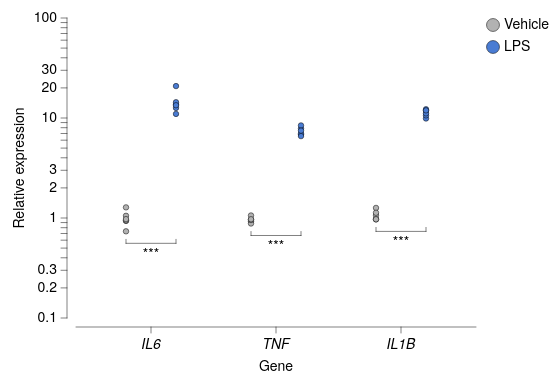

Write a Vega-Lite specification for this figure.
### Vega-Lite specification from a JSON file in a GitHub repository (floating-point values rounded to 4 significant figures)
{"background": null, "config": {"arc": {"fill": "#DBDBDB", "fillOpacity": 1.0, "innerRadius": 37.5, "padAngle": 0.03, "stroke": "black", "strokeOpacity": 1, "strokeWidth": 0.25}, "area": {"fill": "#DBDBDB", "fillOpacity": 1.0, "stroke": "black", "strokeOpacity": 1, "strokeWidth": 0.25}, "axis": {"domain": true, "domainCap": "round", "domainColor": "black", "domainWidth": 0.25, "grid": false, "gridCap": "round", "gridColor": "#F1F1F1", "gridDash": [0, 0], "gridOpacity": 1.0, "gridWidth": 0.25, "labelColor": "black", "labelFont": "Helvetica Neue, HelveticaNeue, Helvetica, Arial, sans-serif", "labelFontSize": 7, "labelFontStyle": "normal", "labelFontWeight": 400, "offset": 4.5, "ticks": true, "tickCap": "round", "tickColor": "black", "tickRound": false, "tickSize": 3, "tickWidth": 0.25, "titleColor": "black", "titleFont": "Helvetica Neue, HelveticaNeue, Helvetica, Arial, sans-serif", "titleFontSize": 7, "titleFontStyle": "normal", "titleFontWeight": 400}, "axisX": {"domain": true, "labelAlign": "center", "labelAngle": 0, "labels": true, "ticks": true, "translate": 0}, "axisY": {"domain": true, "labelAlign": "right", "labelAngle": 0, "labels": true, "ticks": true, "translate": 0}, "axisRight": {"domain": true, "labelAlign": "left", "labelAngle": 0, "labels": true, "ticks": true, "translate": 0}, "axisTop": {"domain": true, "labelAlign": "center", "labelAngle": 0, "labels": true, "ticks": true, "translate": 0}, "axisBand": {"tickOffset": 0}, "bar": {"fill": "#DBDBDB", "fillOpacity": 1.0, "stroke": "black", "strokeOpacity": 1, "strokeWidth": 0.25}, "boxplot": {"size": 13.5, "ticks": {"cornerRadius": 0.25, "fill": "black", "opacity": 1, "size": 6.75, "thickness": 0.25}, "box": {"fillOpacity": 1.0, "stroke": "black", "strokeOpacity": 1, "strokeWidth": 0.25}, "median": {"cornerRadius": 0, "fill": "black", "fillOpacity": 1.0, "opacity": 1, "size": 13.5, "thickness": 0.25}, "rule": {"fill": "black", "fillOpacity": 1.0, "size": 15.0, "stroke": "black", "strokeDash": [0, 0], "strokeOpacity": 1, "strokeWidth": 0.25}, "outliers": {"color": "black", "fill": "black", "fillOpacity": 1.0, "size": 0, "stroke": "black", "strokeOpacity": 1, "strokeWidth": 0.25}}, "circle": {"fill": "black", "fillOpacity": 1.0, "size": 1.875, "stroke": null, "strokeOpacity": 1, "strokeWidth": 0.25}, "errorband": {"band": {"fillOpacity": 0.6, "stroke": null, "strokeWidth": 0.25, "strokeOpacity": 1}, "borders": {"opacity": 0, "strokeOpacity": 0.25, "strokeWidth": 1}}, "errorbar": {"opacity": 1, "rule": {"strokeDash": [0, 0], "strokeWidth": 0.25}, "ticks": {"color": "black", "cornerRadius": 0.125, "opacity": 1, "size": 9.0, "thickness": 0.25}, "thickness": 0.25}, "font": "Helvetica Neue, HelveticaNeue, Helvetica, Arial, sans-serif", "geoshape": {"fill": "#DBDBDB", "fillOpacity": 1.0, "stroke": "black", "strokeOpacity": 1, "strokeWidth": 0.25}, "header": {"labelColor": "black", "labelFont": "Helvetica Neue, HelveticaNeue, Helvetica, Arial, sans-serif", "labelFontSize": 7, "labelFontStyle": "normal", "labelFontWeight": 400, "titleColor": "black", "titleFont": "Helvetica Neue, HelveticaNeue, Helvetica, Arial, sans-serif", "titleFontSize": 7, "titleFontStyle": "normal", "titleFontWeight": 400, "titlePadding": 0}, "legend": {"disable": false, "offset": 4.5, "titlePadding": 4, "labelOffset": 2, "gradientLabelOffset": 2, "gradientLength": 75.0, "gradientThickness": 7.5, "gradientOpacity": 1.0, "gradientStrokeColor": "black", "gradientStrokeWidth": 0.25, "labelColor": "black", "labelFont": "Helvetica Neue, HelveticaNeue, Helvetica, Arial, sans-serif", "labelFontSize": 7, "labelFontStyle": "normal", "labelFontWeight": 400, "strokeColor": "black", "strokeWidth": 0, "symbolSize": 42, "symbolStrokeColor": "black", "symbolStrokeWidth": 0.25, "titleColor": "black", "titleFont": "Helvetica Neue, HelveticaNeue, Helvetica, Arial, sans-serif", "titleFontSize": 7, "titleFontStyle": "normal", "titleFontWeight": 400}, "line": {"color": "black", "stroke": "black", "strokeCap": "butt", "strokeDash": [0, 0], "strokeOpacity": 1, "strokeWidth": 0.5}, "point": {"filled": true, "fill": "#DBDBDB", "fillOpacity": 1.0, "size": 7.5, "stroke": "black", "strokeOpacity": 1, "strokeWidth": 0.25}, "range": {"category": ["#B2B2B2", "#4A7CD3", "#008542", "#664CAF", "#509F98", "#636363", "#284F93", "#005226", "#382864", "#285753"], "diverging": {"scheme": ["#443E60", "#5F597E", "#7C759B", "#9994B6", "#B7B4CC", "#D6D5DC", "#F6F6F6", "#D1DAD9", "#A4C2BF", "#7AA9A4", "#578E89", "#37736E", "#1B5954"]}, "heatmap": {"scheme": ["#440154", "#472270", "#433E82", "#38598C", "#2C728E", "#238A8D", "#24A086", "#39B578", "#5DC862", "#96D646", "#CAE02D", "#FDE724"]}, "ordinal": {"scheme": ["#F1F1F1", "#DBDBDB", "#C6C6C6", "#B2B2B2", "#9D9D9D", "#898989", "#767676", "#636363", "#515151", "#404040", "#2F2F2F", "#1F1F1F"]}, "ramp": {"scheme": ["#440154", "#472270", "#433E82", "#38598C", "#2C728E", "#238A8D", "#24A086", "#39B578", "#5DC862", "#96D646", "#CAE02D", "#FDE724"]}}, "rule": {"color": "black", "stroke": "black", "strokeCap": "round", "strokeDash": [2, 2], "strokeOpacity": 1, "strokeWidth": 0.25}, "scale": {"barBandPaddingInner": 0.1, "rectBandPaddingInner": 0, "tickBandPaddingInner": 0.1, "bandPaddingOuter": 0.1, "bandWithNestedOffsetPaddingInner": 0.2, "bandWithNestedOffsetPaddingOuter": 0.2, "offsetBandPaddingInner": 0, "offsetBandPaddingOuter": 0, "round": false}, "rect": {"fill": "#DBDBDB", "fillOpacity": 1.0, "stroke": "black", "strokeOpacity": 1, "strokeWidth": 0.25}, "square": {"fill": "#DBDBDB", "fillOpacity": 1.0, "size": 15.0, "stroke": "black", "strokeOpacity": 1, "strokeWidth": 0.25}, "text": {"color": "black", "font": "Helvetica Neue, HelveticaNeue, Helvetica, Arial, sans-serif", "fontSize": 7, "fontStyle": "normal", "fontWeight": 400}, "tick": {"color": "black", "cornerRadius": 0.125, "opacity": 1.0, "size": 13.5, "thickness": 0.25}, "title": {"anchor": "middle", "frame": "group", "color": "black", "font": "Helvetica Neue, HelveticaNeue, Helvetica, Arial, sans-serif", "fontSize": 7, "fontStyle": "normal", "fontWeight": 400, "subtitleColor": "black", "subtitleFont": "Helvetica Neue, HelveticaNeue, Helvetica, Arial, sans-serif", "subtitleFontSize": "Helvetica Neue, HelveticaNeue, Helvetica, Arial, sans-serif", "subtitleFontStyle": "normal", "subtitleFontWeight": 400}, "trail": {"color": "black", "opacity": 1, "size": 0.5}, "view": {"continuousWidth": 200, "continuousHeight": 150, "discreteWidth": 200, "discreteHeight": 150, "fill": null, "stroke": null, "strokeWidth": 0.25}}, "layer": [{"data": {"name": "data-7edccd6c12a20bd22860bef3c4851d46"}, "mark": {"type": "point", "filled": true}, "encoding": {"color": {"field": "condition", "sort": ["Vehicle", "LPS"], "title": null, "type": "nominal"}, "x": {"axis": {"labelFontStyle": "italic"}, "field": "gene", "sort": ["IL6", "TNF", "IL1B"], "title": "Gene", "type": "nominal"}, "xOffset": {"field": "condition", "sort": ["Vehicle", "LPS"], "type": "nominal"}, "y": {"field": "expr", "scale": {"type": "log"}, "title": "Relative expression", "type": "quantitative"}}}, {"layer": [{"layer": [{"data": {"values": [{"gene": "IL6", "condition": "Vehicle", "__y": 0.7359, "__dysonsphere__": 1}, {"gene": "IL6", "condition": "LPS", "__y": 0.7359, "__dysonsphere__": 1}]}, "mark": {"type": "line", "strokeCap": "round", "strokeDash": [0, 0], "strokeWidth": 0.25, "yOffset": 6.0}, "encoding": {"x": {"field": "gene", "sort": ["IL6", "TNF", "IL1B"], "type": "nominal"}, "xOffset": {"field": "condition", "sort": ["Vehicle", "LPS"], "type": "nominal"}, "y": {"field": "__y", "type": "quantitative"}}}, {"data": {"values": [{"gene": "IL6", "condition": "Vehicle", "__y": 0.7359, "__y2": 0.7359, "__dysonsphere__": 1}]}, "mark": {"type": "rule", "strokeCap": "round", "strokeDash": [0, 0], "strokeWidth": 0.25, "y2Offset": 4.0, "yOffset": 6.0}, "encoding": {"x": {"field": "gene", "sort": ["IL6", "TNF", "IL1B"], "type": "nominal"}, "xOffset": {"field": "condition", "sort": ["Vehicle", "LPS"], "type": "nominal"}, "y": {"field": "__y", "type": "quantitative"}, "y2": {"field": "__y2"}}}, {"data": {"values": [{"gene": "IL6", "condition": "LPS", "__y": 0.7359, "__y2": 0.7359, "__dysonsphere__": 1}]}, "mark": {"type": "rule", "strokeCap": "round", "strokeDash": [0, 0], "strokeWidth": 0.25, "y2Offset": 4.0, "yOffset": 6.0}, "encoding": {"x": {"field": "gene", "sort": ["IL6", "TNF", "IL1B"], "type": "nominal"}, "xOffset": {"field": "condition", "sort": ["Vehicle", "LPS"], "type": "nominal"}, "y": {"field": "__y", "type": "quantitative"}, "y2": {"field": "__y2"}}}, {"data": {"values": [{"__y": 0.7359, "__label": "***", "__dysonsphere__": 1}]}, "mark": {"type": "text", "align": "center", "baseline": "top", "dy": 8.0, "fontSize": 7}, "encoding": {"text": {"field": "__label", "type": "nominal"}, "x": {"value": 37.5}, "y": {"field": "__y", "type": "quantitative"}}}]}, {"layer": [{"data": {"values": [{"gene": "TNF", "condition": "Vehicle", "__y": 0.8811, "__dysonsphere__": 1}, {"gene": "TNF", "condition": "LPS", "__y": 0.8811, "__dysonsphere__": 1}]}, "mark": {"type": "line", "strokeCap": "round", "strokeDash": [0, 0], "strokeWidth": 0.25, "yOffset": 6.0}, "encoding": {"x": {"field": "gene", "sort": ["IL6", "TNF", "IL1B"], "type": "nominal"}, "xOffset": {"field": "condition", "sort": ["Vehicle", "LPS"], "type": "nominal"}, "y": {"field": "__y", "type": "quantitative"}}}, {"data": {"values": [{"gene": "TNF", "condition": "Vehicle", "__y": 0.8811, "__y2": 0.8811, "__dysonsphere__": 1}]}, "mark": {"type": "rule", "strokeCap": "round", "strokeDash": [0, 0], "strokeWidth": 0.25, "y2Offset": 4.0, "yOffset": 6.0}, "encoding": {"x": {"field": "gene", "sort": ["IL6", "TNF", "IL1B"], "type": "nominal"}, "xOffset": {"field": "condition", "sort": ["Vehicle", "LPS"], "type": "nominal"}, "y": {"field": "__y", "type": "quantitative"}, "y2": {"field": "__y2"}}}, {"data": {"values": [{"gene": "TNF", "condition": "LPS", "__y": 0.8811, "__y2": 0.8811, "__dysonsphere__": 1}]}, "mark": {"type": "rule", "strokeCap": "round", "strokeDash": [0, 0], "strokeWidth": 0.25, "y2Offset": 4.0, "yOffset": 6.0}, "encoding": {"x": {"field": "gene", "sort": ["IL6", "TNF", "IL1B"], "type": "nominal"}, "xOffset": {"field": "condition", "sort": ["Vehicle", "LPS"], "type": "nominal"}, "y": {"field": "__y", "type": "quantitative"}, "y2": {"field": "__y2"}}}, {"data": {"values": [{"__y": 0.8811, "__label": "***", "__dysonsphere__": 1}]}, "mark": {"type": "text", "align": "center", "baseline": "top", "dy": 8.0, "fontSize": 7}, "encoding": {"text": {"field": "__label", "type": "nominal"}, "x": {"value": 100.0}, "y": {"field": "__y", "type": "quantitative"}}}]}, {"layer": [{"data": {"values": [{"gene": "IL1B", "condition": "Vehicle", "__y": 0.9682, "__dysonsphere__": 1}, {"gene": "IL1B", "condition": "LPS", "__y": 0.9682, "__dysonsphere__": 1}]}, "mark": {"type": "line", "strokeCap": "round", "strokeDash": [0, 0], "strokeWidth": 0.25, "yOffset": 6.0}, "encoding": {"x": {"field": "gene", "sort": ["IL6", "TNF", "IL1B"], "type": "nominal"}, "xOffset": {"field": "condition", "sort": ["Vehicle", "LPS"], "type": "nominal"}, "y": {"field": "__y", "type": "quantitative"}}}, {"data": {"values": [{"gene": "IL1B", "condition": "Vehicle", "__y": 0.9682, "__y2": 0.9682, "__dysonsphere__": 1}]}, "mark": {"type": "rule", "strokeCap": "round", "strokeDash": [0, 0], "strokeWidth": 0.25, "y2Offset": 4.0, "yOffset": 6.0}, "encoding": {"x": {"field": "gene", "sort": ["IL6", "TNF", "IL1B"], "type": "nominal"}, "xOffset": {"field": "condition", "sort": ["Vehicle", "LPS"], "type": "nominal"}, "y": {"field": "__y", "type": "quantitative"}, "y2": {"field": "__y2"}}}, {"data": {"values": [{"gene": "IL1B", "condition": "LPS", "__y": 0.9682, "__y2": 0.9682, "__dysonsphere__": 1}]}, "mark": {"type": "rule", "strokeCap": "round", "strokeDash": [0, 0], "strokeWidth": 0.25, "y2Offset": 4.0, "yOffset": 6.0}, "encoding": {"x": {"field": "gene", "sort": ["IL6", "TNF", "IL1B"], "type": "nominal"}, "xOffset": {"field": "condition", "sort": ["Vehicle", "LPS"], "type": "nominal"}, "y": {"field": "__y", "type": "quantitative"}, "y2": {"field": "__y2"}}}, {"data": {"values": [{"__y": 0.9682, "__label": "***", "__dysonsphere__": 1}]}, "mark": {"type": "text", "align": "center", "baseline": "top", "dy": 8.0, "fontSize": 7}, "encoding": {"text": {"field": "__label", "type": "nominal"}, "x": {"value": 162.5}, "y": {"field": "__y", "type": "quantitative"}}}]}], "name": "__dysonsphere_97d91577472e7631_1"}], "$schema": "https://vega.github.io/schema/vega-lite/v6.4.1.json", "datasets": {"data-7edccd6c12a20bd22860bef3c4851d46": [{"gene": "IL6", "condition": "Vehicle", "expr": 1.278}, {"gene": "IL6", "condition": "Vehicle", "expr": 0.7359}, {"gene": "IL6", "condition": "Vehicle", "expr": 1.051}, {"gene": "IL6", "condition": "Vehicle", "expr": 0.9341}, {"gene": "IL6", "condition": "Vehicle", "expr": 0.9471}, {"gene": "IL6", "condition": "Vehicle", "expr": 0.9745}, {"gene": "IL6", "condition": "LPS", "expr": 10.99}, {"gene": "IL6", "condition": "LPS", "expr": 13.62}, {"gene": "IL6", "condition": "LPS", "expr": 12.62}, {"gene": "IL6", "condition": "LPS", "expr": 20.86}, {"gene": "IL6", "condition": "LPS", "expr": 14.38}, {"gene": "IL6", "condition": "LPS", "expr": 13.42}, {"gene": "TNF", "condition": "Vehicle", "expr": 0.9668}, {"gene": "TNF", "condition": "Vehicle", "expr": 0.923}, {"gene": "TNF", "condition": "Vehicle", "expr": 0.8811}, {"gene": "TNF", "condition": "Vehicle", "expr": 0.9542}, {"gene": "TNF", "condition": "Vehicle", "expr": 1.06}, {"gene": "TNF", "condition": "Vehicle", "expr": 0.9718}, {"gene": "TNF", "condition": "LPS", "expr": 7.853}, {"gene": "TNF", "condition": "LPS", "expr": 6.834}, {"gene": "TNF", "condition": "LPS", "expr": 7.02}, {"gene": "TNF", "condition": "LPS", "expr": 8.427}, {"gene": "TNF", "condition": "LPS", "expr": 7.473}, {"gene": "TNF", "condition": "LPS", "expr": 6.588}, {"gene": "IL1B", "condition": "Vehicle", "expr": 0.9783}, {"gene": "IL1B", "condition": "Vehicle", "expr": 1.067}, {"gene": "IL1B", "condition": "Vehicle", "expr": 1.261}, {"gene": "IL1B", "condition": "Vehicle", "expr": 0.9682}, {"gene": "IL1B", "condition": "Vehicle", "expr": 0.9712}, {"gene": "IL1B", "condition": "Vehicle", "expr": 1.128}, {"gene": "IL1B", "condition": "LPS", "expr": 9.89}, {"gene": "IL1B", "condition": "LPS", "expr": 10.62}, {"gene": "IL1B", "condition": "LPS", "expr": 12.23}, {"gene": "IL1B", "condition": "LPS", "expr": 11.79}, {"gene": "IL1B", "condition": "LPS", "expr": 11.12}, {"gene": "IL1B", "condition": "LPS", "expr": 11.92}]}}
